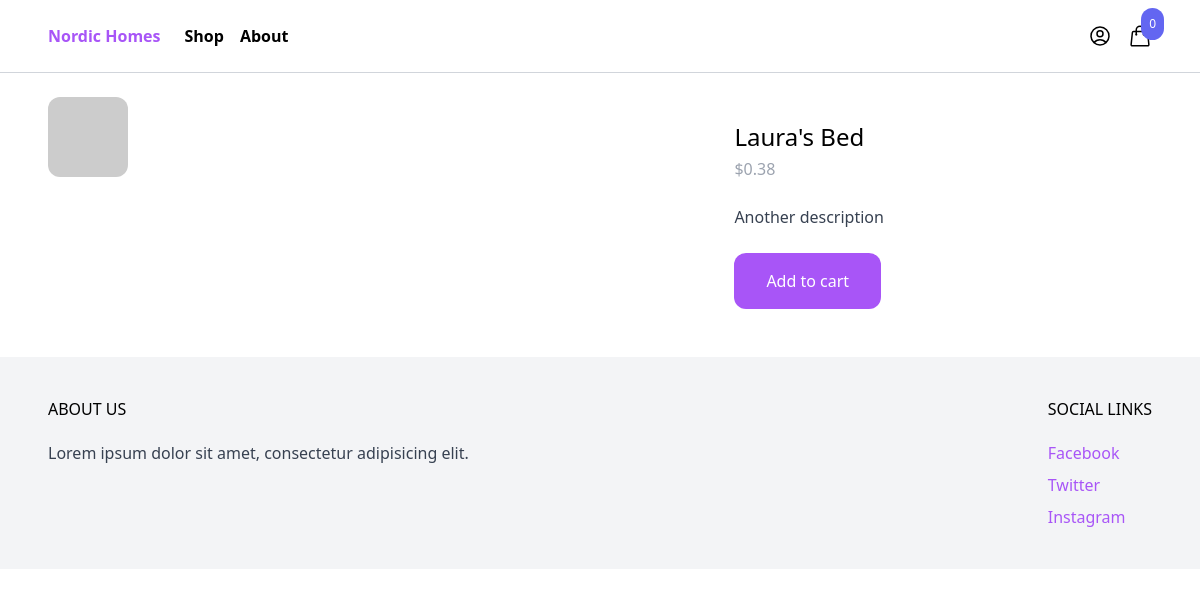
The app's page /shop/bed-200/ with its own data.
### product/models.py (models this page shows, shortened)
class Product(models.Model):
    category = models.ForeignKey(Category, related_name='products', on_delete=models.CASCADE)
    name = models.CharField(max_length=255)
    slug = models.SlugField()
    description = models.TextField(blank=True, null=True)
    price = models.IntegerField()
    created_at = models.DateTimeField(auto_now_add=True)
    image = models.ImageField(upload_to='uploads/', blank=True, null=True)
    thumbnail = models.ImageField(upload_to='uploads/', blank=True, null=True)
    class Meta:
        ordering = ('-created_at',)
    def get_display_price(self):
        return self.price / 100

### product/views.py (the view)
# urls.py: path('shop/<slug:slug>/', product, name='product'),
def product(request, slug):
    product = get_object_or_404(Product, slug=slug)
    return render(request, 'product/product.html', {'product': product})

### cart/cart.py (called while the page is built)
    def __len__(self):
        return sum(item['quantity'] for item in self.cart.values())

### cart/context_processors.py (called while the page is built)
def cart(request):
    return {'cart': Cart(request)}

### product/templates/product/product.html (shortened to what this page needs)
{% extends 'core/base.html' %}
{% block content %}
<div class="max-w-6xl mx-auto flex flex-wrap py-6 px-6 xl:px-0">
    <div class="images w-full mb-6 lg:mb-0 lg:w-3/5">
        <img class="rounded-xl" src="{% if product.image %}{{product.image.url}}{% else %}https://via.placeholder.com/240x240x.jpg{% endif %}" alt="Image">
    </div>
    <div class="information w-full lg:w-2/5 lg:p-6">
        <h1 class="text-2xl">{{product.name}}</h1>
        <p class="mt-1 text-gray-400">${{product.get_display_price}}</p>
        {% if product.description %}
            <p class="mt-6 text-gray-700">
                {{product.description}}
            </p>
        {% endif %}
        <a
            href="#"
            class="mt-6 inline-block px-8 py-4 rounded-xl bg-purple-500 text-white hover:bg-purple-700"
            hx-get="{% url 'add_to_cart' product.id %}"
            hx-target="#menu-cart-button"
            hx-swap="outerHTML"
        >
            Add to cart
        </a>
    </div>
</div>
{% endblock %}

### records on screen
Product: name "Laura's Bed", get_display_price "0.38", description "Another description"

### other values on screen
{{ cart|length }} "0"
